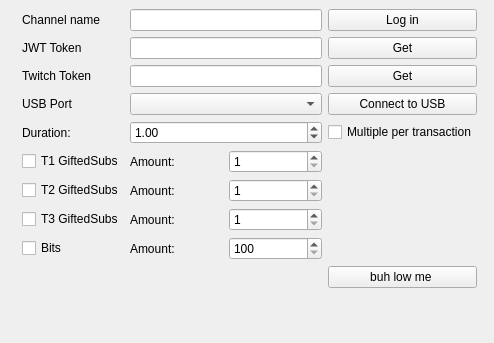
<?xml version="1.0" encoding="UTF-8"?>
<ui version="4.0">
 <class>Form</class>
 <widget class="QWidget" name="Form">
  <property name="geometry">
   <rect>
    <x>0</x>
    <y>0</y>
    <width>494</width>
    <height>343</height>
   </rect>
  </property>
  <property name="windowTitle">
   <string>Form</string>
  </property>
  <widget class="QWidget" name="gridLayoutWidget">
   <property name="geometry">
    <rect>
     <x>9</x>
     <y>9</y>
     <width>481</width>
     <height>331</height>
    </rect>
   </property>
   <layout class="QGridLayout" name="gridLayout_2">
    <item row="7" column="1">
     <widget class="QCheckBox" name="checkBox_giftedT3">
      <property name="text">
       <string>T3 GiftedSubs</string>
      </property>
     </widget>
    </item>
    <item row="5" column="2">
     <layout class="QHBoxLayout" name="horizontalLayout">
      <item>
       <widget class="QLabel" name="label_amountgifted">
        <property name="text">
         <string>Amount:</string>
        </property>
       </widget>
      </item>
      <item>
       <widget class="QSpinBox" name="spinBox_giftedT1_amount">
        <property name="minimum">
         <number>1</number>
        </property>
        <property name="maximum">
         <number>200</number>
        </property>
       </widget>
      </item>
     </layout>
    </item>
    <item row="0" column="1">
     <widget class="QLabel" name="label_name">
      <property name="text">
       <string>Channel name</string>
      </property>
     </widget>
    </item>
    <item row="1" column="2">
     <widget class="QLineEdit" name="lineEdit_SEtoken">
      <property name="maximumSize">
       <size>
        <width>200</width>
        <height>16777215</height>
       </size>
      </property>
      <property name="echoMode">
       <enum>QLineEdit::Password</enum>
      </property>
     </widget>
    </item>
    <item row="1" column="0">
     <widget class="QLabel" name="label_3">
      <property name="maximumSize">
       <size>
        <width>10</width>
        <height>16777215</height>
       </size>
      </property>
      <property name="text">
       <string/>
      </property>
     </widget>
    </item>
    <item row="5" column="1">
     <widget class="QCheckBox" name="checkBox_giftedT1">
      <property name="text">
       <string>T1 GiftedSubs</string>
      </property>
     </widget>
    </item>
    <item row="1" column="1">
     <widget class="QLabel" name="label_token">
      <property name="text">
       <string>JWT Token</string>
      </property>
     </widget>
    </item>
    <item row="0" column="2">
     <widget class="QLineEdit" name="lineEdit_channelname">
      <property name="maximumSize">
       <size>
        <width>200</width>
        <height>16777215</height>
       </size>
      </property>
      <property name="echoMode">
       <enum>QLineEdit::Normal</enum>
      </property>
     </widget>
    </item>
    <item row="3" column="1">
     <widget class="QLabel" name="label_2">
      <property name="text">
       <string>USB Port</string>
      </property>
     </widget>
    </item>
    <item row="3" column="3">
     <widget class="QPushButton" name="pushButton_connect">
      <property name="text">
       <string>Connect to USB</string>
      </property>
     </widget>
    </item>
    <item row="3" column="2">
     <widget class="QComboBox" name="comboBox_port"/>
    </item>
    <item row="6" column="2">
     <layout class="QHBoxLayout" name="horizontalLayout_3">
      <item>
       <widget class="QLabel" name="label_amountgifted_2">
        <property name="text">
         <string>Amount:</string>
        </property>
       </widget>
      </item>
      <item>
       <widget class="QSpinBox" name="spinBox_giftedT2_amount">
        <property name="minimum">
         <number>1</number>
        </property>
        <property name="maximum">
         <number>200</number>
        </property>
       </widget>
      </item>
     </layout>
    </item>
    <item row="4" column="1">
     <widget class="QLabel" name="label_4">
      <property name="maximumSize">
       <size>
        <width>70</width>
        <height>16777215</height>
       </size>
      </property>
      <property name="text">
       <string>Duration:</string>
      </property>
     </widget>
    </item>
    <item row="1" column="3">
     <widget class="QPushButton" name="pushButton_token">
      <property name="text">
       <string>Get</string>
      </property>
     </widget>
    </item>
    <item row="7" column="2">
     <layout class="QHBoxLayout" name="horizontalLayout_4">
      <item>
       <widget class="QLabel" name="label_amountgifted_3">
        <property name="text">
         <string>Amount:</string>
        </property>
       </widget>
      </item>
      <item>
       <widget class="QSpinBox" name="spinBox_giftedT3_amount">
        <property name="minimum">
         <number>1</number>
        </property>
        <property name="maximum">
         <number>200</number>
        </property>
       </widget>
      </item>
     </layout>
    </item>
    <item row="2" column="2">
     <widget class="QLineEdit" name="lineEdit_twitchtoken">
      <property name="maximumSize">
       <size>
        <width>200</width>
        <height>16777215</height>
       </size>
      </property>
      <property name="echoMode">
       <enum>QLineEdit::Password</enum>
      </property>
     </widget>
    </item>
    <item row="10" column="3">
     <widget class="QPushButton" name="pushButton_manual">
      <property name="text">
       <string>buh low me </string>
      </property>
     </widget>
    </item>
    <item row="8" column="1">
     <widget class="QCheckBox" name="checkBox_bits">
      <property name="text">
       <string>Bits</string>
      </property>
     </widget>
    </item>
    <item row="4" column="3">
     <widget class="QCheckBox" name="checkBox_multiple">
      <property name="text">
       <string>Multiple per transaction</string>
      </property>
     </widget>
    </item>
    <item row="0" column="3">
     <widget class="QPushButton" name="pushButton_login">
      <property name="text">
       <string>Log in</string>
      </property>
     </widget>
    </item>
    <item row="2" column="3">
     <widget class="QPushButton" name="pushButton_twitchtoken">
      <property name="text">
       <string>Get</string>
      </property>
     </widget>
    </item>
    <item row="11" column="3">
     <spacer name="verticalSpacer">
      <property name="orientation">
       <enum>Qt::Vertical</enum>
      </property>
      <property name="sizeHint" stdset="0">
       <size>
        <width>20</width>
        <height>40</height>
       </size>
      </property>
     </spacer>
    </item>
    <item row="6" column="1">
     <widget class="QCheckBox" name="checkBox_giftedT2">
      <property name="text">
       <string>T2 GiftedSubs</string>
      </property>
     </widget>
    </item>
    <item row="8" column="2">
     <layout class="QHBoxLayout" name="horizontalLayout_2">
      <item>
       <widget class="QLabel" name="label_amountbits">
        <property name="text">
         <string>Amount:</string>
        </property>
       </widget>
      </item>
      <item>
       <widget class="QSpinBox" name="spinBox_bits_amount">
        <property name="minimum">
         <number>100</number>
        </property>
        <property name="maximum">
         <number>500000</number>
        </property>
        <property name="singleStep">
         <number>100</number>
        </property>
       </widget>
      </item>
     </layout>
    </item>
    <item row="4" column="2">
     <widget class="QDoubleSpinBox" name="doubleSpinBox_duration">
      <property name="maximumSize">
       <size>
        <width>1111111</width>
        <height>16777215</height>
       </size>
      </property>
      <property name="minimum">
       <double>0.500000000000000</double>
      </property>
      <property name="value">
       <double>1.000000000000000</double>
      </property>
     </widget>
    </item>
    <item row="2" column="1">
     <widget class="QLabel" name="label_twitchtoken">
      <property name="text">
       <string>Twitch Token</string>
      </property>
     </widget>
    </item>
    <item row="0" column="4">
     <widget class="QLabel" name="label_5">
      <property name="maximumSize">
       <size>
        <width>10</width>
        <height>16777215</height>
       </size>
      </property>
      <property name="text">
       <string/>
      </property>
     </widget>
    </item>
   </layout>
  </widget>
 </widget>
 <resources/>
 <connections/>
</ui>
